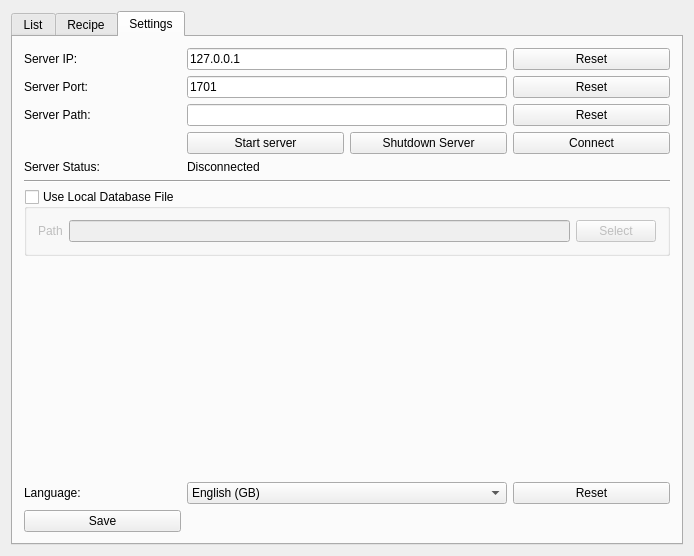
<?xml version="1.0" encoding="UTF-8"?>
<ui version="4.0">
 <class>MainWindow</class>
 <widget class="QMainWindow" name="MainWindow">
  <property name="geometry">
   <rect>
    <x>0</x>
    <y>0</y>
    <width>694</width>
    <height>556</height>
   </rect>
  </property>
  <property name="windowTitle">
   <string>MainWindow</string>
  </property>
  <widget class="QWidget" name="centralWidget">
   <layout class="QVBoxLayout" name="verticalLayout">
    <item>
     <widget class="QTabWidget" name="tabs">
      <property name="currentIndex">
       <number>2</number>
      </property>
      <widget class="QWidget" name="tab_list">
       <attribute name="title">
        <string>List</string>
       </attribute>
       <layout class="QVBoxLayout" name="verticalLayout_2">
        <item>
         <widget class="QListWidget" name="recipe_list"/>
        </item>
        <item>
         <widget class="QWidget" name="widget" native="true">
          <layout class="QHBoxLayout" name="horizontalLayout">
           <item>
            <widget class="QPushButton" name="pushButton_2">
             <property name="text">
              <string>New</string>
             </property>
            </widget>
           </item>
           <item>
            <widget class="QPushButton" name="pushButton">
             <property name="text">
              <string>Edit</string>
             </property>
            </widget>
           </item>
           <item>
            <widget class="QPushButton" name="pushButton_3">
             <property name="text">
              <string>Remove</string>
             </property>
            </widget>
           </item>
           <item>
            <widget class="QPushButton" name="pushButton_5">
             <property name="text">
              <string>Refresh</string>
             </property>
            </widget>
           </item>
          </layout>
         </widget>
        </item>
        <item>
         <widget class="QWidget" name="widget_2" native="true">
          <layout class="QHBoxLayout" name="horizontalLayout_2">
           <item>
            <widget class="QLineEdit" name="recipe_search"/>
           </item>
           <item>
            <widget class="QPushButton" name="pushButton_4">
             <property name="text">
              <string>Search</string>
             </property>
            </widget>
           </item>
          </layout>
         </widget>
        </item>
       </layout>
      </widget>
      <widget class="QWidget" name="tab_recipe">
       <attribute name="title">
        <string>Recipe</string>
       </attribute>
       <layout class="QGridLayout" name="gridLayout">
        <item row="9" column="5">
         <widget class="QPushButton" name="add_ingredient">
          <property name="text">
           <string>Add</string>
          </property>
         </widget>
        </item>
        <item row="1" column="0" rowspan="11" colspan="5">
         <widget class="QPlainTextEdit" name="recipe_text">
          <property name="plainText">
           <string/>
          </property>
          <property name="placeholderText">
           <string>Rezept Text</string>
          </property>
         </widget>
        </item>
        <item row="6" column="5">
         <widget class="Line" name="line_2">
          <property name="orientation">
           <enum>Qt::Horizontal</enum>
          </property>
         </widget>
        </item>
        <item row="0" column="4">
         <widget class="QSpinBox" name="recipe_id">
          <property name="maximumSize">
           <size>
            <width>40</width>
            <height>16777215</height>
           </size>
          </property>
          <property name="frame">
           <bool>false</bool>
          </property>
          <property name="readOnly">
           <bool>true</bool>
          </property>
          <property name="buttonSymbols">
           <enum>QAbstractSpinBox::NoButtons</enum>
          </property>
          <property name="keyboardTracking">
           <bool>false</bool>
          </property>
          <property name="minimum">
           <number>-1</number>
          </property>
          <property name="maximum">
           <number>1666666666</number>
          </property>
          <property name="value">
           <number>-1</number>
          </property>
         </widget>
        </item>
        <item row="5" column="5">
         <widget class="QCheckBox" name="recipe_marked">
          <property name="text">
           <string>Markiert</string>
          </property>
         </widget>
        </item>
        <item row="12" column="0" colspan="6">
         <widget class="QWidget" name="widget_5" native="true">
          <layout class="QHBoxLayout" name="horizontalLayout_5">
           <property name="leftMargin">
            <number>0</number>
           </property>
           <property name="rightMargin">
            <number>0</number>
           </property>
           <item>
            <widget class="QPushButton" name="pushButton_8">
             <property name="text">
              <string>Save</string>
             </property>
            </widget>
           </item>
           <item>
            <widget class="Line" name="line_3">
             <property name="orientation">
              <enum>Qt::Vertical</enum>
             </property>
            </widget>
           </item>
           <item>
            <widget class="QPushButton" name="pushButton_7">
             <property name="text">
              <string>Cancel</string>
             </property>
            </widget>
           </item>
          </layout>
         </widget>
        </item>
        <item row="0" column="5" rowspan="2">
         <widget class="QLabel" name="recipe_image">
          <property name="minimumSize">
           <size>
            <width>145</width>
            <height>100</height>
           </size>
          </property>
          <property name="maximumSize">
           <size>
            <width>145</width>
            <height>100</height>
           </size>
          </property>
          <property name="styleSheet">
           <string notr="true"/>
          </property>
          <property name="text">
           <string/>
          </property>
          <property name="scaledContents">
           <bool>true</bool>
          </property>
         </widget>
        </item>
        <item row="0" column="0">
         <widget class="QLineEdit" name="recipe_title">
          <property name="text">
           <string/>
          </property>
          <property name="placeholderText">
           <string>Rezept Titel</string>
          </property>
         </widget>
        </item>
        <item row="3" column="5">
         <widget class="QPushButton" name="pushButton_6">
          <property name="text">
           <string>Select image</string>
          </property>
         </widget>
        </item>
        <item row="7" column="5">
         <widget class="QListWidget" name="ingredients_list">
          <property name="minimumSize">
           <size>
            <width>145</width>
            <height>0</height>
           </size>
          </property>
          <property name="maximumSize">
           <size>
            <width>145</width>
            <height>16777215</height>
           </size>
          </property>
         </widget>
        </item>
        <item row="8" column="5">
         <widget class="QLineEdit" name="ingredient_new">
          <property name="maximumSize">
           <size>
            <width>145</width>
            <height>16777215</height>
           </size>
          </property>
          <property name="text">
           <string/>
          </property>
          <property name="placeholderText">
           <string>Neue Zutat</string>
          </property>
         </widget>
        </item>
        <item row="4" column="5">
         <widget class="Line" name="line">
          <property name="orientation">
           <enum>Qt::Horizontal</enum>
          </property>
         </widget>
        </item>
        <item row="10" column="5">
         <widget class="QPushButton" name="remove_ingredient">
          <property name="text">
           <string>Remove</string>
          </property>
         </widget>
        </item>
        <item row="0" column="2">
         <widget class="QLabel" name="label">
          <property name="text">
           <string>ID</string>
          </property>
         </widget>
        </item>
        <item row="0" column="1">
         <widget class="Line" name="line_4">
          <property name="orientation">
           <enum>Qt::Vertical</enum>
          </property>
         </widget>
        </item>
       </layout>
      </widget>
      <widget class="QWidget" name="tab_settings">
       <attribute name="title">
        <string>Settings</string>
       </attribute>
       <layout class="QGridLayout" name="gridLayout_2">
        <item row="0" column="0">
         <widget class="QLabel" name="label_3">
          <property name="text">
           <string>Server IP:</string>
          </property>
         </widget>
        </item>
        <item row="0" column="1" colspan="2">
         <widget class="QLineEdit" name="server_ip">
          <property name="text">
           <string>127.0.0.1</string>
          </property>
         </widget>
        </item>
        <item row="0" column="3">
         <widget class="QPushButton" name="pushButton_11">
          <property name="text">
           <string>Reset</string>
          </property>
         </widget>
        </item>
        <item row="1" column="0">
         <widget class="QLabel" name="label_4">
          <property name="text">
           <string>Server Port:</string>
          </property>
         </widget>
        </item>
        <item row="1" column="1" colspan="2">
         <widget class="QLineEdit" name="server_port">
          <property name="text">
           <string>1701</string>
          </property>
         </widget>
        </item>
        <item row="2" column="1" colspan="2">
         <widget class="QLineEdit" name="server_path"/>
        </item>
        <item row="1" column="3">
         <widget class="QPushButton" name="pushButton_12">
          <property name="text">
           <string>Reset</string>
          </property>
         </widget>
        </item>
        <item row="2" column="0">
         <widget class="QLabel" name="label_6">
          <property name="text">
           <string>Server Path:</string>
          </property>
         </widget>
        </item>
        <item row="2" column="3">
         <widget class="QPushButton" name="pushButton_14">
          <property name="text">
           <string>Reset</string>
          </property>
         </widget>
        </item>
        <item row="4" column="1">
         <widget class="QPushButton" name="server_start">
          <property name="text">
           <string>Start server</string>
          </property>
         </widget>
        </item>
        <item row="4" column="3">
         <widget class="QPushButton" name="connectServer">
          <property name="text">
           <string>Connect</string>
          </property>
         </widget>
        </item>
        <item row="10" column="0">
         <widget class="QLabel" name="label_5">
          <property name="text">
           <string>Language:</string>
          </property>
         </widget>
        </item>
        <item row="10" column="1" colspan="2">
         <widget class="QComboBox" name="comboBox">
          <property name="currentIndex">
           <number>0</number>
          </property>
          <item>
           <property name="text">
            <string>English (GB)</string>
           </property>
          </item>
         </widget>
        </item>
        <item row="10" column="3">
         <widget class="QPushButton" name="pushButton_13">
          <property name="text">
           <string>Reset</string>
          </property>
         </widget>
        </item>
        <item row="11" column="0">
         <widget class="QPushButton" name="pushButton_10">
          <property name="text">
           <string>Save</string>
          </property>
         </widget>
        </item>
        <item row="9" column="2">
         <spacer name="verticalSpacer">
          <property name="orientation">
           <enum>Qt::Vertical</enum>
          </property>
          <property name="sizeHint" stdset="0">
           <size>
            <width>20</width>
            <height>40</height>
           </size>
          </property>
         </spacer>
        </item>
        <item row="8" column="0" colspan="4">
         <widget class="QGroupBox" name="useLocalFile">
          <property name="title">
           <string>Use Local Database File</string>
          </property>
          <property name="checkable">
           <bool>true</bool>
          </property>
          <property name="checked">
           <bool>false</bool>
          </property>
          <layout class="QHBoxLayout" name="horizontalLayout_3">
           <item>
            <widget class="QLabel" name="label_2">
             <property name="text">
              <string>Path</string>
             </property>
            </widget>
           </item>
           <item>
            <widget class="QLineEdit" name="local_DB"/>
           </item>
           <item>
            <widget class="QPushButton" name="pushButton_9">
             <property name="text">
              <string>Select</string>
             </property>
            </widget>
           </item>
          </layout>
         </widget>
        </item>
        <item row="7" column="0" colspan="4">
         <widget class="Line" name="line_5">
          <property name="orientation">
           <enum>Qt::Horizontal</enum>
          </property>
         </widget>
        </item>
        <item row="6" column="0">
         <widget class="QLabel" name="label_7">
          <property name="text">
           <string>Server Status:</string>
          </property>
          <property name="alignment">
           <set>Qt::AlignLeading|Qt::AlignLeft|Qt::AlignTop</set>
          </property>
         </widget>
        </item>
        <item row="6" column="1" colspan="3">
         <widget class="QLabel" name="server_status">
          <property name="text">
           <string>Disconnected</string>
          </property>
         </widget>
        </item>
        <item row="4" column="2">
         <widget class="QPushButton" name="server_shutdown">
          <property name="text">
           <string>Shutdown Server</string>
          </property>
         </widget>
        </item>
       </layout>
      </widget>
     </widget>
    </item>
   </layout>
  </widget>
 </widget>
 <layoutdefault spacing="6" margin="11"/>
 <resources/>
 <connections/>
</ui>
